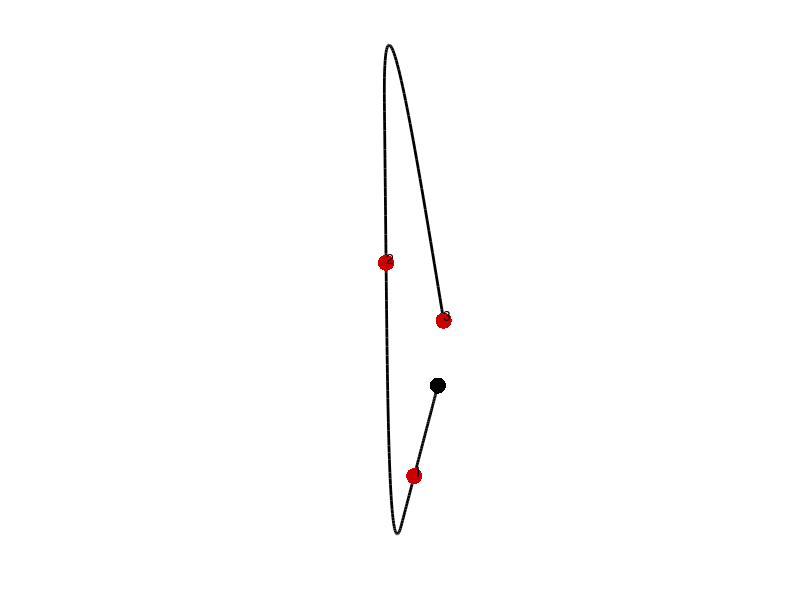

This figure's MATLAB source:
function demo_MPC_online01
% MPC recomputed in an online manner with a time horizon.
%
% If this code is useful for your research, please cite the related publication:
% @incollection{Calinon19chapter,
% 	author="Calinon, S. and Lee, D.",
% 	title="Learning Control",
% 	booktitle="Humanoid Robotics: a Reference",
% 	publisher="Springer",
% 	editor="Vadakkepat, P. and Goswami, A.", 
% 	year="2019",
% 	pages="1261--1312",
% 	doi="10.1007/978-94-007-6046-2_68"
% }
% 
% Copyright (c) 2019 Idiap Research Institute, http://idiap.ch/
% Written by Sylvain Calinon, http://calinon.ch/
% 
% This file is part of PbDlib, http://www.idiap.ch/software/pbdlib/
% 
% PbDlib is free software: you can redistribute it and/or modify
% it under the terms of the GNU General Public License version 3 as
% published by the Free Software Foundation.
% 
% PbDlib is distributed in the hope that it will be useful,
% but WITHOUT ANY WARRANTY; without even the implied warranty of
% MERCHANTABILITY or FITNESS FOR A PARTICULAR PURPOSE. See the
% GNU General Public License for more details.
% 
% You should have received a copy of the GNU General Public License
% along with PbDlib. If not, see <http://www.gnu.org/licenses/>.

addpath('./m_fcts/');


%% Parameters
%%%%%%%%%%%%%%%%%%%%%%%%%%%%%%%%%%%%%%%%%%%%%%%%%%%%%%%%%%%%%%%%%%%%%%%%%%%
nbData = 200; %Number of datapoints
nbD = 50; %Size of the time window for MPC computation
nbPoints = 3; %Number of keypoints
nbVarPos = 2; %Dimension of position data (here: x1,x2)
nbDeriv = 2; %Number of static and dynamic features (nbDeriv=2 for [x,dx] and u=ddx)
nbVar = nbVarPos * nbDeriv; %Dimension of state vector
dt = 1E-2; %Time step duration
rfactor = 1E-8; %dt^nbDeriv;	%Control cost in LQR
R = speye((nbD-1)*nbVarPos) * rfactor; %Control cost matrix


%% Dynamical System settings (discrete version)
%%%%%%%%%%%%%%%%%%%%%%%%%%%%%%%%%%%%%%%%%%%%%%%%%%%%%%%%%%%%%%%%%%%%%%%%%%%
A1d = zeros(nbDeriv);
for i=0:nbDeriv-1
	A1d = A1d + diag(ones(nbDeriv-i,1),i) * dt^i * 1/factorial(i); %Discrete 1D
end
B1d = zeros(nbDeriv,1); 
for i=1:nbDeriv
	B1d(nbDeriv-i+1) = dt^i * 1/factorial(i); %Discrete 1D
end
A = kron(A1d, speye(nbVarPos)); %Discrete nD
B = kron(B1d, speye(nbVarPos)); %Discrete nD

%Build Su and Sx transfer matrices
Su = sparse(nbVar*nbD, nbVarPos*(nbD-1));
Sx = kron(ones(nbD,1), speye(nbVar));
M = B;
for n=2:nbD
	id1 = (n-1)*nbVar+1:nbD*nbVar;
	Sx(id1,:) = Sx(id1,:) * A;
	id1 = (n-1)*nbVar+1:n*nbVar; 
	id2 = 1:(n-1)*nbVarPos;
	Su(id1,id2) = M;
	M = [A*M(:,1:nbVarPos), M]; 
end


%% Task setting
%%%%%%%%%%%%%%%%%%%%%%%%%%%%%%%%%%%%%%%%%%%%%%%%%%%%%%%%%%%%%%%%%%%%%%%%%%%
tl = linspace(1,nbData,nbPoints+1);
tl = round(tl(2:end)); 
MuQ0 = zeros(nbVar*nbData,1); 
Q0 = zeros(nbVar*nbData);
for t=1:length(tl)
	id0(:,t) = [1:nbVarPos] + (tl(t)-1) * nbVar;
	Q0(id0(:,t), id0(:,t)) = eye(nbVarPos);
	MuQ0(id0(:,t)) = rand(nbVarPos,1) - 0.5;
end


%% MPC (batch LQT recomputed in an online manner)
%%%%%%%%%%%%%%%%%%%%%%%%%%%%%%%%%%%%%%%%%%%%%%%%%%%%%%%%%%%%%%%%%%%%%%%%%%%
x = zeros(nbVar,1);
rx = zeros(nbVar,nbData);
% figure; hold on;
% h = [];
for t=1:nbData
	rx(:,t) = x; %Log data 

	id = [t:min(t+nbD-1,nbData), ones(1,t-nbData+nbD-1)]; %Time steps involved in the MPC computation
	id2 = [];
	for s=1:nbD
		id2 = [id2; [1:nbVar]' + (id(s)-1) * nbVar];
	end
	MuQ = MuQ0(id2,1);
	Q = Q0(id2,id2);

	u = (Su' * Q * Su + R) \ Su' * Q * (MuQ - Sx * x); %Compute control commands
	x = A * x + B * u(1:nbVarPos); %Update state with first control command
	
% 	delete(h);
% 	h(1) = plot(MuQ(1:nbVar:end),'k.');
% 	h(2) = plot(x(1),'r.');
% 	axis([1,nbD,min(MuQ0),max(MuQ0)]);
% 	pause(.001);
end

%% Plot 2D
%%%%%%%%%%%%%%%%%%%%%%%%%%%%%%%%%%%%%%%%%%%%%%%%%%%%%%%%%%%%%%%%%%%%%%%%%%%
figure('position',[10 10 1000 1000]); hold on; axis off;
plot(rx(1,:), rx(2,:), '-','linewidth',2,'color',[0 0 0]);
plot(rx(1,1), rx(2,1), '.','markersize',35,'color',[0 0 0]);
plot(MuQ0(id0(1,:)), MuQ0(id0(2,:)), '.','markersize',35,'color',[.8 0 0]);
for t=1:length(tl)
	text(MuQ0(id0(1,t)), MuQ0(id0(2,t))+2E-2, num2str(t));
end
axis equal; 
% print('-dpng','graphs/demo_MPC_online01.png');

pause;
close all;